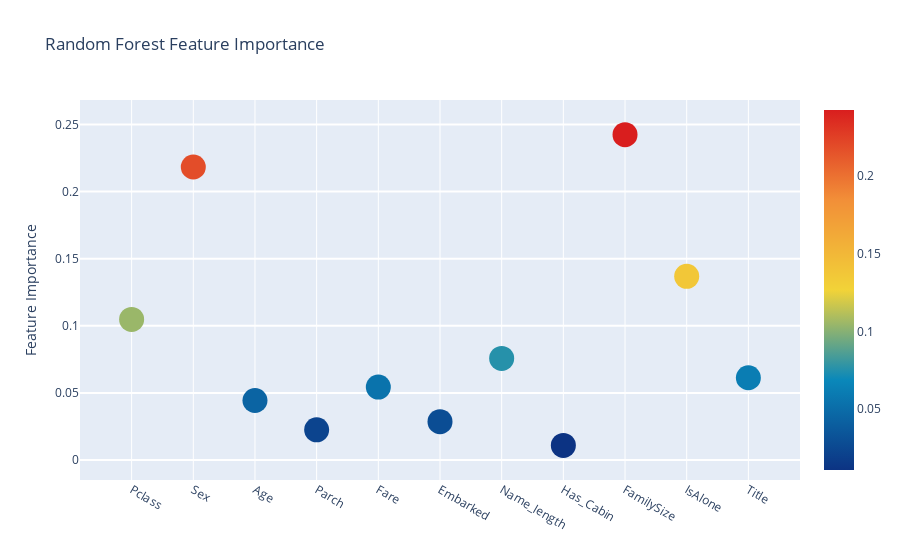

Notebook source saved alongside this figure:
### Code cell
trace = go.Scatter(
    y=feature_dataframe["Random Forest feature importances"].values,
    x=feature_dataframe["features"].values, mode="markers",
    marker=dict(sizemode="diameter", sizeref=1, size=25,
               color=feature_dataframe["Random Forest feature importances"].values,
               colorscale="Portland", showscale=True),
    text=feature_dataframe["features"].values)
data = [trace]

layout = go.Layout(
    autosize=True, title="Random Forest Feature Importance", hovermode="closest",
    yaxis=dict(title="Feature Importance", ticklen=5, gridwidth=2), showlegend=False)

fig = go.Figure(data=data, layout=layout)
py.iplot(fig, filename="scatter2010")

### Figure 1 — Plotly figure (JSON) as saved in the notebook; plotly's stock layout.template omitted (floating-point values rounded to 4 significant figures)
{"data": [{"marker": {"color": [0.1047, 0.2184, 0.04433, 0.02249, 0.05433, 0.02854, 0.0757, 0.01088, 0.2425, 0.1369, 0.06128], "colorscale": [[0, "rgb(12,51,131)"], [0.25, "rgb(10,136,186)"], [0.5, "rgb(242,211,56)"], [0.75, "rgb(242,143,56)"], [1, "rgb(217,30,30)"]], "showscale": true, "size": 25, "sizemode": "diameter", "sizeref": 1}, "mode": "markers", "text": ["Pclass", "Sex", "Age", "Parch", "Fare", "Embarked", "Name_length", "Has_Cabin", "FamilySize", "IsAlone", "Title"], "type": "scatter", "x": ["Pclass", "Sex", "Age", "Parch", "Fare", "Embarked", "Name_length", "Has_Cabin", "FamilySize", "IsAlone", "Title"], "y": [0.1047, 0.2184, 0.04433, 0.02249, 0.05433, 0.02854, 0.0757, 0.01088, 0.2425, 0.1369, 0.06128]}], "layout": {"autosize": true, "hovermode": "closest", "showlegend": false, "title": {"text": "Random Forest Feature Importance"}, "yaxis": {"gridwidth": 2, "ticklen": 5, "title": {"text": "Feature Importance"}}}}
